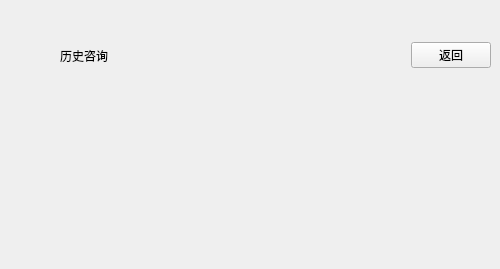
       <widget class="QWidget" name="expertpre">
        <widget class="QWidget" name="exbts" native="true">
         <property name="geometry">
          <rect>
           <x>60</x>
           <y>30</y>
           <width>431</width>
           <height>51</height>
          </rect>
         </property>
         <layout class="QHBoxLayout" name="horizontalLayout_16">
          <item>
           <widget class="QLabel" name="label_6">
            <property name="text">
             <string>历史咨询</string>
            </property>
           </widget>
          </item>
          <item>
           <spacer name="horizontalSpacer_10">
            <property name="orientation">
             <enum>Qt::Horizontal</enum>
            </property>
            <property name="sizeHint" stdset="0">
             <size>
              <width>40</width>
              <height>20</height>
             </size>
            </property>
           </spacer>
          </item>
          <item>
           <widget class="QPushButton" name="exre1">
            <property name="text">
             <string>返回</string>
            </property>
           </widget>
          </item>
         </layout>
        </widget>
        <widget class="QWidget" name="expreshow" native="true">
         <property name="geometry">
          <rect>
           <x>190</x>
           <y>180</y>
           <width>120</width>
           <height>80</height>
          </rect>
         </property>
        </widget>
       </widget>
